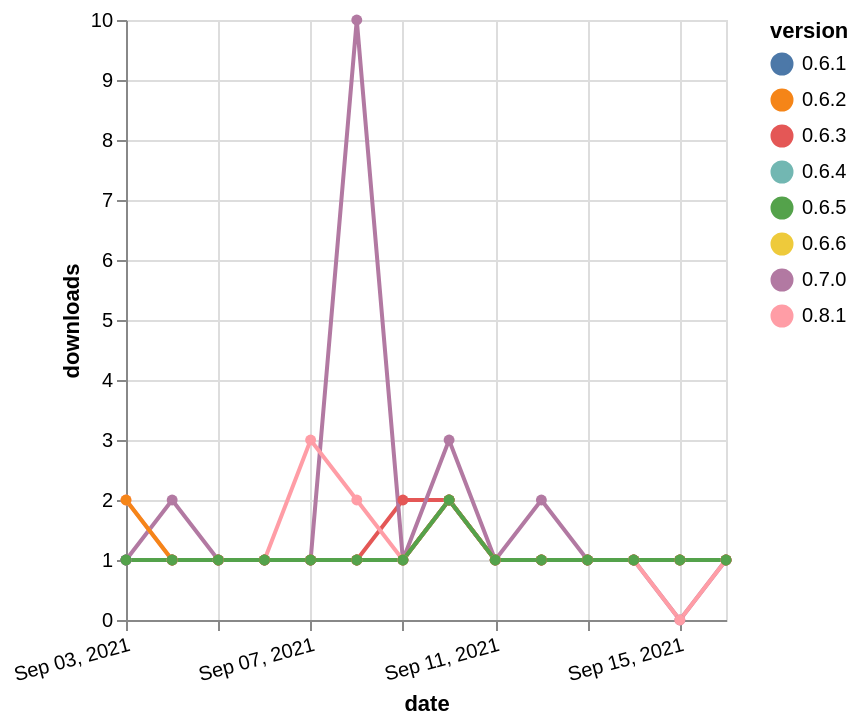

The specification (Vega-Lite) saved for this image:
### Vega-Lite specification from a JSON file in a GitHub repository (floating-point values rounded to 4 significant figures)
{"$schema": "https://vega.github.io/schema/vega-lite/v5.json", "description": "A simple bar chart with embedded data.", "data": {"values": [{"date": "2021-09-03", "total": 147, "delta": 1, "version": "0.6.4"}, {"date": "2021-09-04", "total": 148, "delta": 1, "version": "0.6.4"}, {"date": "2021-09-05", "total": 149, "delta": 1, "version": "0.6.4"}, {"date": "2021-09-06", "total": 150, "delta": 1, "version": "0.6.4"}, {"date": "2021-09-07", "total": 151, "delta": 1, "version": "0.6.4"}, {"date": "2021-09-08", "total": 152, "delta": 1, "version": "0.6.4"}, {"date": "2021-09-09", "total": 153, "delta": 1, "version": "0.6.4"}, {"date": "2021-09-10", "total": 155, "delta": 2, "version": "0.6.4"}, {"date": "2021-09-11", "total": 156, "delta": 1, "version": "0.6.4"}, {"date": "2021-09-12", "total": 157, "delta": 1, "version": "0.6.4"}, {"date": "2021-09-13", "total": 158, "delta": 1, "version": "0.6.4"}, {"date": "2021-09-14", "total": 159, "delta": 1, "version": "0.6.4"}, {"date": "2021-09-15", "total": 160, "delta": 1, "version": "0.6.4"}, {"date": "2021-09-16", "total": 161, "delta": 1, "version": "0.6.4"}, {"date": "2021-09-03", "total": 181, "delta": 1, "version": "0.6.6"}, {"date": "2021-09-04", "total": 182, "delta": 1, "version": "0.6.6"}, {"date": "2021-09-05", "total": 183, "delta": 1, "version": "0.6.6"}, {"date": "2021-09-06", "total": 184, "delta": 1, "version": "0.6.6"}, {"date": "2021-09-07", "total": 185, "delta": 1, "version": "0.6.6"}, {"date": "2021-09-08", "total": 186, "delta": 1, "version": "0.6.6"}, {"date": "2021-09-09", "total": 187, "delta": 1, "version": "0.6.6"}, {"date": "2021-09-10", "total": 189, "delta": 2, "version": "0.6.6"}, {"date": "2021-09-11", "total": 190, "delta": 1, "version": "0.6.6"}, {"date": "2021-09-12", "total": 191, "delta": 1, "version": "0.6.6"}, {"date": "2021-09-13", "total": 192, "delta": 1, "version": "0.6.6"}, {"date": "2021-09-14", "total": 193, "delta": 1, "version": "0.6.6"}, {"date": "2021-09-15", "total": 194, "delta": 1, "version": "0.6.6"}, {"date": "2021-09-16", "total": 195, "delta": 1, "version": "0.6.6"}, {"date": "2021-09-03", "total": 165, "delta": 1, "version": "0.6.3"}, {"date": "2021-09-04", "total": 166, "delta": 1, "version": "0.6.3"}, {"date": "2021-09-05", "total": 167, "delta": 1, "version": "0.6.3"}, {"date": "2021-09-06", "total": 168, "delta": 1, "version": "0.6.3"}, {"date": "2021-09-07", "total": 169, "delta": 1, "version": "0.6.3"}, {"date": "2021-09-08", "total": 170, "delta": 1, "version": "0.6.3"}, {"date": "2021-09-09", "total": 172, "delta": 2, "version": "0.6.3"}, {"date": "2021-09-10", "total": 174, "delta": 2, "version": "0.6.3"}, {"date": "2021-09-11", "total": 175, "delta": 1, "version": "0.6.3"}, {"date": "2021-09-12", "total": 176, "delta": 1, "version": "0.6.3"}, {"date": "2021-09-13", "total": 177, "delta": 1, "version": "0.6.3"}, {"date": "2021-09-14", "total": 178, "delta": 1, "version": "0.6.3"}, {"date": "2021-09-15", "total": 179, "delta": 1, "version": "0.6.3"}, {"date": "2021-09-16", "total": 180, "delta": 1, "version": "0.6.3"}, {"date": "2021-09-03", "total": 747, "delta": 1, "version": "0.7.0"}, {"date": "2021-09-04", "total": 749, "delta": 2, "version": "0.7.0"}, {"date": "2021-09-05", "total": 750, "delta": 1, "version": "0.7.0"}, {"date": "2021-09-06", "total": 751, "delta": 1, "version": "0.7.0"}, {"date": "2021-09-07", "total": 752, "delta": 1, "version": "0.7.0"}, {"date": "2021-09-08", "total": 762, "delta": 10, "version": "0.7.0"}, {"date": "2021-09-09", "total": 763, "delta": 1, "version": "0.7.0"}, {"date": "2021-09-10", "total": 766, "delta": 3, "version": "0.7.0"}, {"date": "2021-09-11", "total": 767, "delta": 1, "version": "0.7.0"}, {"date": "2021-09-12", "total": 769, "delta": 2, "version": "0.7.0"}, {"date": "2021-09-13", "total": 770, "delta": 1, "version": "0.7.0"}, {"date": "2021-09-14", "total": 771, "delta": 1, "version": "0.7.0"}, {"date": "2021-09-15", "total": 771, "delta": 0, "version": "0.7.0"}, {"date": "2021-09-16", "total": 772, "delta": 1, "version": "0.7.0"}, {"date": "2021-09-03", "total": 117, "delta": 2, "version": "0.8.1"}, {"date": "2021-09-04", "total": 118, "delta": 1, "version": "0.8.1"}, {"date": "2021-09-05", "total": 119, "delta": 1, "version": "0.8.1"}, {"date": "2021-09-06", "total": 120, "delta": 1, "version": "0.8.1"}, {"date": "2021-09-07", "total": 123, "delta": 3, "version": "0.8.1"}, {"date": "2021-09-08", "total": 125, "delta": 2, "version": "0.8.1"}, {"date": "2021-09-09", "total": 126, "delta": 1, "version": "0.8.1"}, {"date": "2021-09-10", "total": 128, "delta": 2, "version": "0.8.1"}, {"date": "2021-09-11", "total": 129, "delta": 1, "version": "0.8.1"}, {"date": "2021-09-12", "total": 130, "delta": 1, "version": "0.8.1"}, {"date": "2021-09-13", "total": 131, "delta": 1, "version": "0.8.1"}, {"date": "2021-09-14", "total": 132, "delta": 1, "version": "0.8.1"}, {"date": "2021-09-15", "total": 132, "delta": 0, "version": "0.8.1"}, {"date": "2021-09-16", "total": 133, "delta": 1, "version": "0.8.1"}, {"date": "2021-09-03", "total": 160, "delta": 1, "version": "0.6.1"}, {"date": "2021-09-04", "total": 161, "delta": 1, "version": "0.6.1"}, {"date": "2021-09-05", "total": 162, "delta": 1, "version": "0.6.1"}, {"date": "2021-09-06", "total": 163, "delta": 1, "version": "0.6.1"}, {"date": "2021-09-07", "total": 164, "delta": 1, "version": "0.6.1"}, {"date": "2021-09-08", "total": 165, "delta": 1, "version": "0.6.1"}, {"date": "2021-09-09", "total": 166, "delta": 1, "version": "0.6.1"}, {"date": "2021-09-10", "total": 168, "delta": 2, "version": "0.6.1"}, {"date": "2021-09-11", "total": 169, "delta": 1, "version": "0.6.1"}, {"date": "2021-09-12", "total": 170, "delta": 1, "version": "0.6.1"}, {"date": "2021-09-13", "total": 171, "delta": 1, "version": "0.6.1"}, {"date": "2021-09-14", "total": 172, "delta": 1, "version": "0.6.1"}, {"date": "2021-09-15", "total": 173, "delta": 1, "version": "0.6.1"}, {"date": "2021-09-16", "total": 174, "delta": 1, "version": "0.6.1"}, {"date": "2021-09-03", "total": 165, "delta": 2, "version": "0.6.2"}, {"date": "2021-09-04", "total": 166, "delta": 1, "version": "0.6.2"}, {"date": "2021-09-05", "total": 167, "delta": 1, "version": "0.6.2"}, {"date": "2021-09-06", "total": 168, "delta": 1, "version": "0.6.2"}, {"date": "2021-09-07", "total": 169, "delta": 1, "version": "0.6.2"}, {"date": "2021-09-08", "total": 170, "delta": 1, "version": "0.6.2"}, {"date": "2021-09-09", "total": 171, "delta": 1, "version": "0.6.2"}, {"date": "2021-09-10", "total": 173, "delta": 2, "version": "0.6.2"}, {"date": "2021-09-11", "total": 174, "delta": 1, "version": "0.6.2"}, {"date": "2021-09-12", "total": 175, "delta": 1, "version": "0.6.2"}, {"date": "2021-09-13", "total": 176, "delta": 1, "version": "0.6.2"}, {"date": "2021-09-14", "total": 177, "delta": 1, "version": "0.6.2"}, {"date": "2021-09-15", "total": 178, "delta": 1, "version": "0.6.2"}, {"date": "2021-09-16", "total": 179, "delta": 1, "version": "0.6.2"}, {"date": "2021-09-03", "total": 450, "delta": 1, "version": "0.6.5"}, {"date": "2021-09-04", "total": 451, "delta": 1, "version": "0.6.5"}, {"date": "2021-09-05", "total": 452, "delta": 1, "version": "0.6.5"}, {"date": "2021-09-06", "total": 453, "delta": 1, "version": "0.6.5"}, {"date": "2021-09-07", "total": 454, "delta": 1, "version": "0.6.5"}, {"date": "2021-09-08", "total": 455, "delta": 1, "version": "0.6.5"}, {"date": "2021-09-09", "total": 456, "delta": 1, "version": "0.6.5"}, {"date": "2021-09-10", "total": 458, "delta": 2, "version": "0.6.5"}, {"date": "2021-09-11", "total": 459, "delta": 1, "version": "0.6.5"}, {"date": "2021-09-12", "total": 460, "delta": 1, "version": "0.6.5"}, {"date": "2021-09-13", "total": 461, "delta": 1, "version": "0.6.5"}, {"date": "2021-09-14", "total": 462, "delta": 1, "version": "0.6.5"}, {"date": "2021-09-15", "total": 463, "delta": 1, "version": "0.6.5"}, {"date": "2021-09-16", "total": 464, "delta": 1, "version": "0.6.5"}]}, "width": "container", "mark": {"type": "line", "point": {"filled": true}}, "encoding": {"x": {"field": "date", "type": "temporal", "timeUnit": "yearmonthdate", "title": "date", "axis": {"labelAngle": -15}}, "y": {"field": "delta", "type": "quantitative", "title": "downloads"}, "color": {"field": "version", "type": "nominal"}, "tooltip": {"field": "delta"}}}
